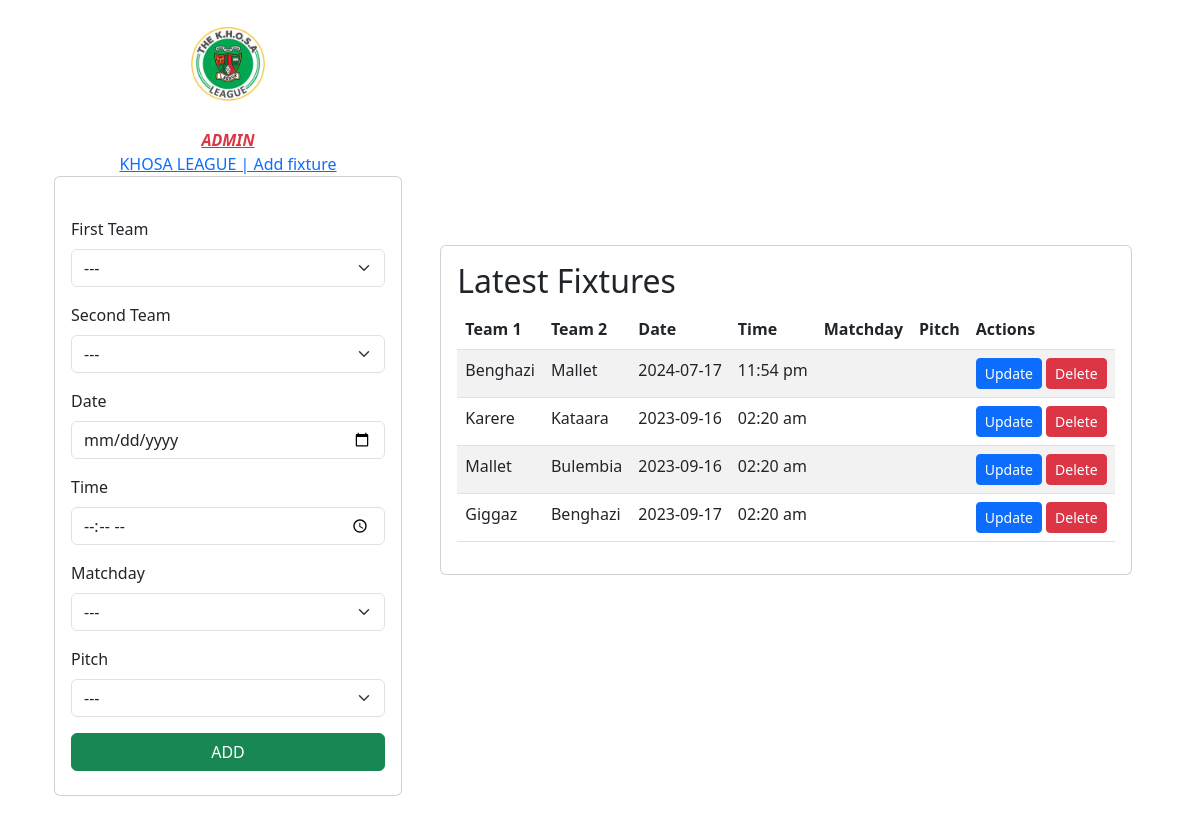
The page /admin/add-fixture.php on the database as committed earlier.
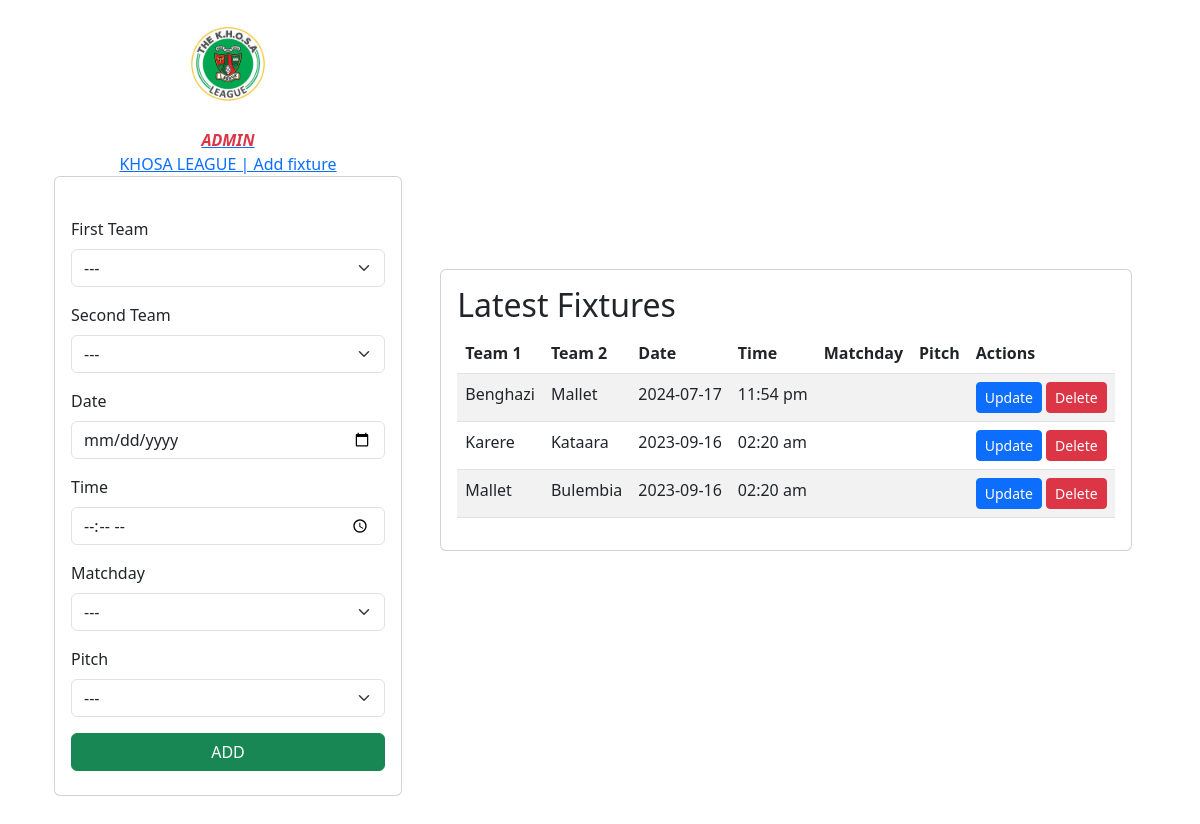
The same page on the database as committed later.
### tables this page shows
CREATE TABLE `fixtures` (
  `id` int(11) NOT NULL,
  `team1` varchar(50) NOT NULL,
  `team2` varchar(50) NOT NULL,
  `date` date NOT NULL,
  `time` time NOT NULL
);

### admin/add-fixture.php (the view, shortened to what the changed rows need)
<?php
    include('config.php');
    $fixtures = "SELECT * FROM fixtures";
    $fix_run = mysqli_query($conn, $fixtures);
?>
<!DOCTYPE html>
<html lang="en">
<head>
    <link href="https://cdn.jsdelivr.net/npm/bootstrap@5.3.0-alpha1/dist/css/bootstrap.min.css" rel="stylesheet">
</head>
<body>
    <main>
        <div class="container">
            <section class="section register min-vh-100 d-flex flex-column align-items-center justify-content-center py-4">
                <div class="container">
                    <div class="row justify-content-center">
                        <div class="col-md-8 d-flex flex-column align-items-center justify-content-center">
                            <div class="card mb-3">
                                <div class="card-body">
                                    <h2 class="card-title">Latest Fixtures</h2>
                                    <table class="table table-data table-striped">
                                        <thead>
                                            <th>Team 1</th>
                                            <th>Team 2</th>
                                            <th>Date</th>
                                            <th>Time</th>
                                            <th>Matchday</th>
                                            <th>Pitch</th>
                                            <th>Actions</th>
                                        </thead>
                                        <tbody>
                                            <?php while ($fix = mysqli_fetch_assoc($fix_run)) { ?>
                                                <tr>
                                                    <td><?= $fix['team1']; ?></td>
                                                    <td><?= $fix['team2']; ?></td>
                                                    <td><?= $fix['date']; ?></td>
                                                    <td><?= date('h:i a', strtotime($fix['time'])); ?></td>
                                                    <td><?= $fix['week']; ?></td>
                                                    <td><?= $fix['pitch']; ?></td>
                                                    <td>
                                                        <a class="btn btn-sm btn-primary" href="action.php?update_id=<?= $fix['id']; ?>">Update</a>
                                                        <a class="btn btn-sm btn-danger" href="action.php?delete_id=<?= $fix['id']; ?>">Delete</a>
                                                    </td>
                                                </tr>
                                            <?php } ?>
                                        </tbody>
                                    </table>
                                </div>
                            </div>
                        </div>
                    </div>
                </div>
            </section>
        </div>
    </main>
</body>
</html>

Rows that differ between the two databases and show on the page:
removed fixtures: team1 "Giggaz", team2 "Benghazi", date "2023-09-17", time "02:20 am"
